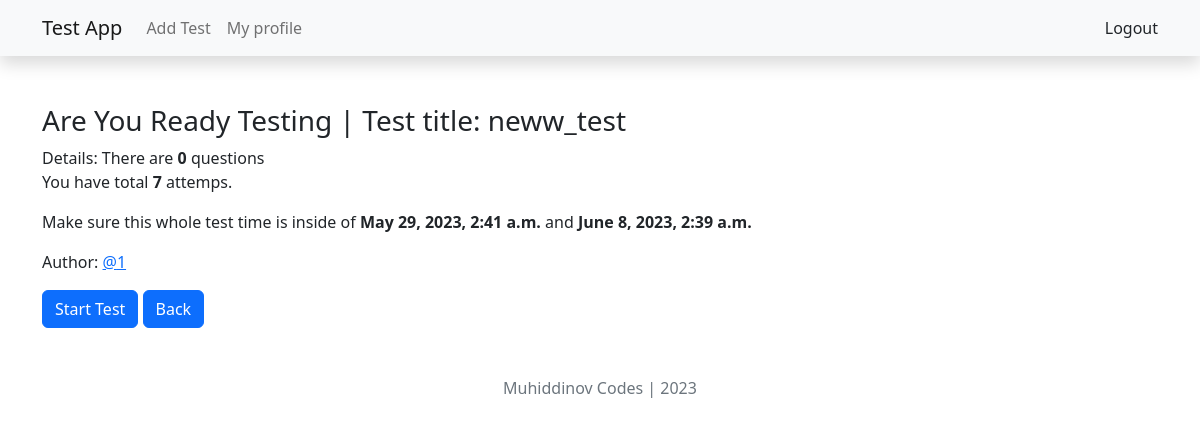
The page /2/ready_to_test (signed in) on the database its author committed.
### main/models.py (models this page shows, shortened)
class Test(models.Model):
    author=models.ForeignKey(User,on_delete=models.CASCADE)
    category=models.ForeignKey(Category,on_delete=models.CASCADE)
    title=models.CharField(max_length=200, null=True)
    maximum_attemps=models.PositiveBigIntegerField(null=True)
    start_date=models.DateTimeField(default=timezone.now, null=True)
    end_date=models.DateTimeField(default=(timezone.now()+timezone.timedelta(days=10)))
    pass_percentage=models.PositiveBigIntegerField(null=True)

### main/views.py (the view)
# urls.py: path('<int:test_id>/ready_to_test', ready_to_test, name='ready_to_test'),
@login_required(login_url='login')
def ready_to_test(request, test_id):
    test = get_object_or_404(Test, id = test_id)
    return render(request, 'ready_to_test.html', {'test':test})

### templates/ready_to_test.html (shortened to what this page needs)
{% extends "base.html" %}
{% block content %}
    <div class="content mt-5">
        <h3>Are You Ready Testing | Test title: {{test.title}}</h3>
        <p>
            Details: There are <strong>{{test.question_set.all.count}}</strong> questions
            <br> You have total <strong>{{test.maximum_attemps}}</strong> attemps.
        </p>
        <p>Make sure this whole test time is inside of <strong>{{test.start_date}}</strong> and <strong>{{test.end_date}}</strong></p>
        <p>Author: <a href="{% url 'profile' test.author.id %}">@{{test.author.username}}</a></p>
        <a class="btn btn-primary" href="{% url 'test' test.id %}">Start Test</a>
        <a class="btn btn-primary" href="{% url 'index' %}">Back</a>
    </div>
{% endblock content %}

### rows shown on the page
Test: title "neww_test", question_set.all.count "0", maximum_attemps "7", start_date "May 29, 2023, 2:41 a.m.", end_date "June 8, 2023, 2:39 a.m.", author.username "1"
